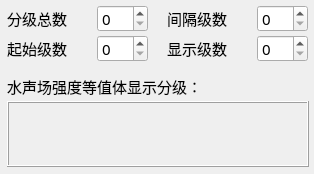
<?xml version="1.0" encoding="UTF-8"?>
<ui version="4.0">
 <class>LookIso3DValue</class>
 <widget class="QDialog" name="LookIso3DValue">
  <property name="geometry">
   <rect>
    <x>0</x>
    <y>0</y>
    <width>314</width>
    <height>174</height>
   </rect>
  </property>
  <property name="font">
   <font>
    <family>宋体</family>
    <pointsize>11</pointsize>
   </font>
  </property>
  <property name="windowTitle">
   <string>声场分级参数</string>
  </property>
  <layout class="QVBoxLayout" name="verticalLayout">
   <property name="spacing">
    <number>3</number>
   </property>
   <property name="leftMargin">
    <number>7</number>
   </property>
   <property name="topMargin">
    <number>5</number>
   </property>
   <property name="rightMargin">
    <number>5</number>
   </property>
   <property name="bottomMargin">
    <number>7</number>
   </property>
   <item>
    <widget class="QFrame" name="frame">
     <property name="minimumSize">
      <size>
       <width>0</width>
       <height>67</height>
      </size>
     </property>
     <property name="maximumSize">
      <size>
       <width>16777215</width>
       <height>67</height>
      </size>
     </property>
     <property name="frameShape">
      <enum>QFrame::NoFrame</enum>
     </property>
     <property name="frameShadow">
      <enum>QFrame::Raised</enum>
     </property>
     <widget class="QSpinBox" name="spinBoxDBSplitNum">
      <property name="geometry">
       <rect>
        <x>250</x>
        <y>30</y>
        <width>51</width>
        <height>27</height>
       </rect>
      </property>
      <property name="buttonSymbols">
       <enum>QAbstractSpinBox::UpDownArrows</enum>
      </property>
     </widget>
     <widget class="QSpinBox" name="spinBoxDBSplitSkip">
      <property name="geometry">
       <rect>
        <x>250</x>
        <y>0</y>
        <width>51</width>
        <height>27</height>
       </rect>
      </property>
      <property name="buttonSymbols">
       <enum>QAbstractSpinBox::UpDownArrows</enum>
      </property>
     </widget>
     <widget class="QSpinBox" name="spinBoxDBSplit0">
      <property name="geometry">
       <rect>
        <x>90</x>
        <y>30</y>
        <width>51</width>
        <height>27</height>
       </rect>
      </property>
      <property name="buttonSymbols">
       <enum>QAbstractSpinBox::UpDownArrows</enum>
      </property>
     </widget>
     <widget class="QSpinBox" name="spinBoxDBSplit">
      <property name="geometry">
       <rect>
        <x>90</x>
        <y>0</y>
        <width>51</width>
        <height>27</height>
       </rect>
      </property>
      <property name="buttonSymbols">
       <enum>QAbstractSpinBox::UpDownArrows</enum>
      </property>
     </widget>
     <widget class="QLabel" name="label_5">
      <property name="geometry">
       <rect>
        <x>0</x>
        <y>30</y>
        <width>81</width>
        <height>27</height>
       </rect>
      </property>
      <property name="sizePolicy">
       <sizepolicy hsizetype="Maximum" vsizetype="Preferred">
        <horstretch>0</horstretch>
        <verstretch>0</verstretch>
       </sizepolicy>
      </property>
      <property name="minimumSize">
       <size>
        <width>32</width>
        <height>0</height>
       </size>
      </property>
      <property name="text">
       <string>起始级数</string>
      </property>
     </widget>
     <widget class="QLabel" name="label_6">
      <property name="geometry">
       <rect>
        <x>160</x>
        <y>0</y>
        <width>71</width>
        <height>27</height>
       </rect>
      </property>
      <property name="sizePolicy">
       <sizepolicy hsizetype="Maximum" vsizetype="Preferred">
        <horstretch>0</horstretch>
        <verstretch>0</verstretch>
       </sizepolicy>
      </property>
      <property name="minimumSize">
       <size>
        <width>32</width>
        <height>0</height>
       </size>
      </property>
      <property name="text">
       <string>间隔级数</string>
      </property>
     </widget>
     <widget class="QLabel" name="label_7">
      <property name="geometry">
       <rect>
        <x>160</x>
        <y>30</y>
        <width>81</width>
        <height>27</height>
       </rect>
      </property>
      <property name="sizePolicy">
       <sizepolicy hsizetype="Maximum" vsizetype="Preferred">
        <horstretch>0</horstretch>
        <verstretch>0</verstretch>
       </sizepolicy>
      </property>
      <property name="minimumSize">
       <size>
        <width>32</width>
        <height>0</height>
       </size>
      </property>
      <property name="text">
       <string>显示级数</string>
      </property>
     </widget>
     <widget class="QLabel" name="label_4">
      <property name="geometry">
       <rect>
        <x>0</x>
        <y>0</y>
        <width>81</width>
        <height>27</height>
       </rect>
      </property>
      <property name="sizePolicy">
       <sizepolicy hsizetype="Maximum" vsizetype="Preferred">
        <horstretch>0</horstretch>
        <verstretch>0</verstretch>
       </sizepolicy>
      </property>
      <property name="minimumSize">
       <size>
        <width>32</width>
        <height>0</height>
       </size>
      </property>
      <property name="text">
       <string>分级总数</string>
      </property>
     </widget>
    </widget>
   </item>
   <item>
    <widget class="QLabel" name="label">
     <property name="maximumSize">
      <size>
       <width>16777215</width>
       <height>23</height>
      </size>
     </property>
     <property name="text">
      <string>水声场强度等值体显示分级：</string>
     </property>
    </widget>
   </item>
   <item>
    <widget class="ColorFrame" name="frameDBSplit">
     <property name="frameShape">
      <enum>QFrame::Box</enum>
     </property>
     <property name="frameShadow">
      <enum>QFrame::Raised</enum>
     </property>
    </widget>
   </item>
  </layout>
 </widget>
 <customwidgets>
  <customwidget>
   <class>ColorFrame</class>
   <extends>QFrame</extends>
   <header location="global">ColorFrame.h</header>
   <container>1</container>
  </customwidget>
 </customwidgets>
 <resources/>
 <connections/>
</ui>
